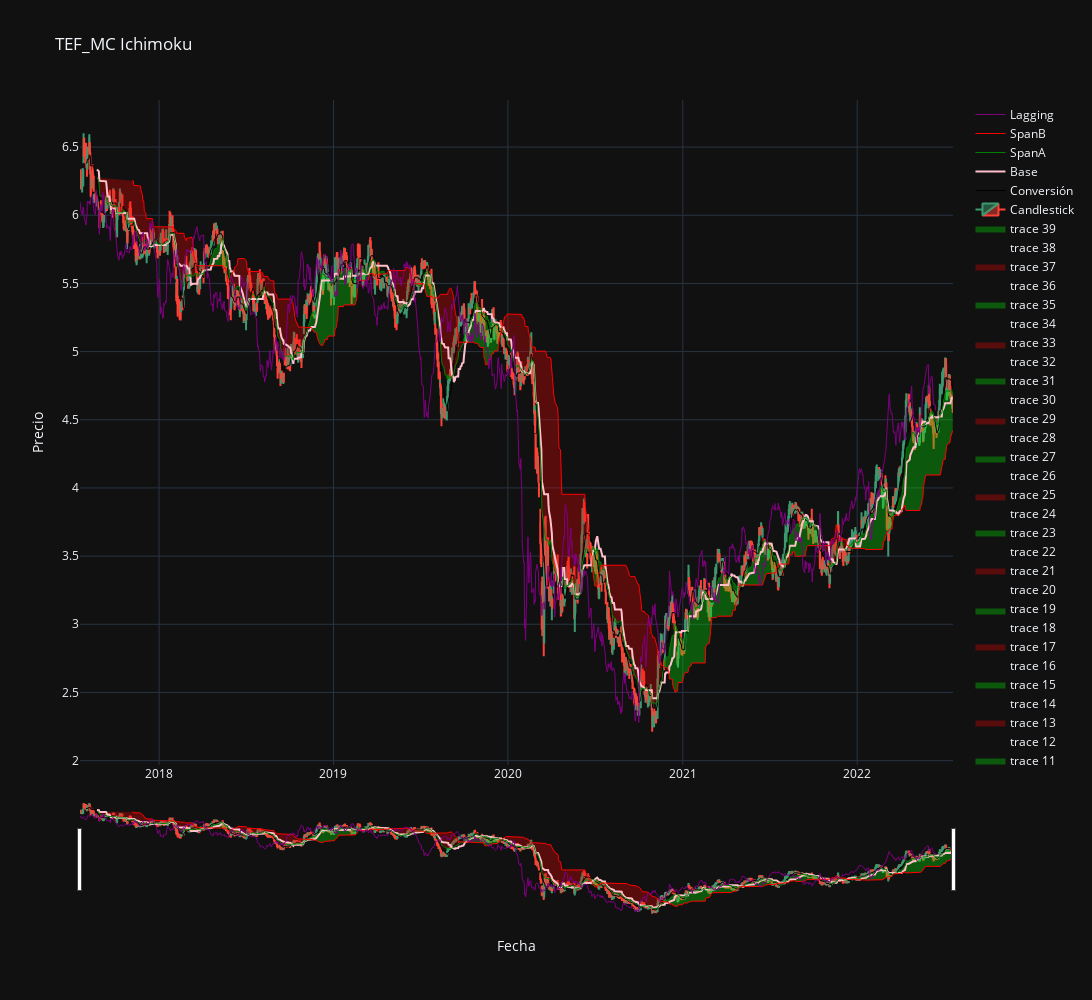

Here is the notebook cell this chart was saved with:
### Code cell
df = get_df_desde_csv(path,"TEF_MC")
plot_ichimoku(df,"TEF_MC")
